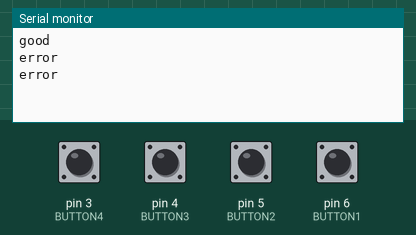
Simulated run of this sketch. Board: Arduino Uno, built with avr-gcc and run on an emulated ATmega328P. Parts: the last lines printed to the serial monitor. Inputs (shaded band) come from the test bench; at power-on: pin 3 (BUTTON4), pin 4 (BUTTON3), pin 5 (BUTTON2), pin 6 (BUTTON1) HIGH.

Above: at 18.0 s.
18.1 s: pin 3 (BUTTON4) pulled LOW for 3 s
At 21.3 s:
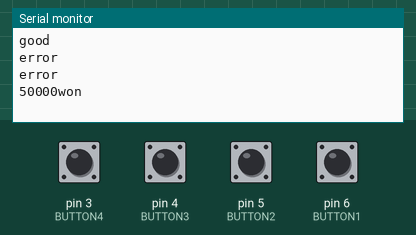
28.1 s: pin 4 (BUTTON3) pulled LOW for 3 s
At 31.3 s:
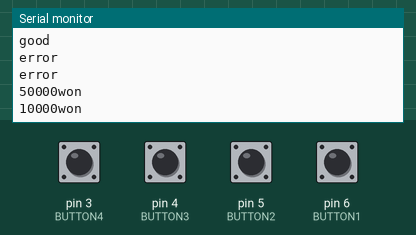
38.1 s: pin 5 (BUTTON2) pulled LOW for 3 s
At 41.3 s:
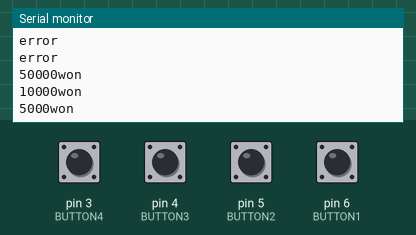
48.1 s: pin 6 (BUTTON1) pulled LOW for 3 s
At 51.3 s:
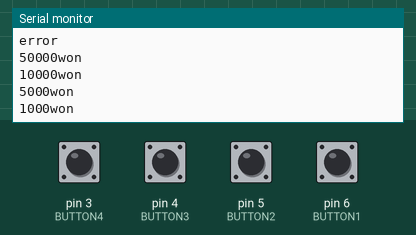
Timing chart, 0 to 52.8 s (numbered marks = the images above; inputs shaded):
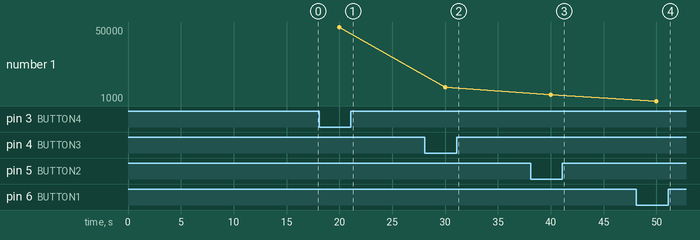

The sketch:

wifiTest4.ino
```cpp
#include <SoftwareSerial.h>
//// software serial #1: RX = digital pin 0, TX = digital pin 1
SoftwareSerial esp8266(0,1);

//paper button
#define BUTTON1 6
#define BUTTON2 5
#define BUTTON3 4
#define BUTTON4 3

int btn1Read = 0;
int btn2Read = 0;
int btn3Read = 0;
int btn4Read = 0;

void setup() {
  // put your setup code here, to run once:
  Serial.begin(9600);
  esp8266.begin(9600); // your esp's baud rate might be different
  pinMode(BUTTON1, INPUT);
  pinMode(BUTTON2, INPUT);
  pinMode(BUTTON3, INPUT);
  pinMode(BUTTON4, INPUT);
  Serial.println("good");
}

void loop() {
  // put your main code here, to run repeatedly:
  buttonCheck();

}
void buttonCheck(){
    //버튼을 눌렀을 때 데이터 전송, 볼 반짝?
  btn1Read = digitalRead(BUTTON1);
  btn2Read = digitalRead(BUTTON2);
  btn3Read = digitalRead(BUTTON3);
  btn4Read = digitalRead(BUTTON4);
  if( btn1Read == LOW ) Serial.println("1000won");
  else if(btn2Read == LOW) Serial.println("5000won");
  else if(btn3Read == LOW) Serial.println("10000won");
  else if(btn4Read == LOW) Serial.println("50000won");
  else Serial.println("error");
  delay(10000);
}
```

Measured:
- after the input at 18.1 s, the serial monitor: prints a new line after 1.9 s (image 1)
- after the input at 28.1 s, the serial monitor: prints a new line after 1.9 s (image 2)
- after the input at 38.1 s, the serial monitor: prints a new line after 1.9 s (image 3)
- after the input at 48.1 s, the serial monitor: prints a new line after 1.9 s (image 4)
- plotted number 1: 50000 → 10000 after the input at 28.1 s, 10000 → 5000 after the input at 38.1 s, 5000 → 1000 after the input at 48.1 s
